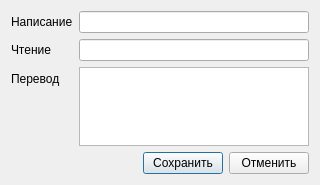
<?xml version="1.0" encoding="UTF-8"?>
<ui version="4.0">
 <class>Dialog</class>
 <widget class="QDialog" name="Dialog">
  <property name="geometry">
   <rect>
    <x>0</x>
    <y>0</y>
    <width>320</width>
    <height>185</height>
   </rect>
  </property>
  <property name="windowTitle">
   <string>Редактирование карточки</string>
  </property>
  <layout class="QVBoxLayout" name="verticalLayout">
   <item>
    <layout class="QFormLayout" name="formLayout">
     <item row="0" column="0">
      <widget class="QLabel" name="label">
       <property name="text">
        <string>Написание</string>
       </property>
      </widget>
     </item>
     <item row="0" column="1">
      <widget class="QLineEdit" name="lineEdit"/>
     </item>
     <item row="1" column="0">
      <widget class="QLabel" name="label_2">
       <property name="text">
        <string>Чтение</string>
       </property>
      </widget>
     </item>
     <item row="2" column="0">
      <widget class="QLabel" name="label_3">
       <property name="text">
        <string>Перевод</string>
       </property>
      </widget>
     </item>
     <item row="1" column="1">
      <widget class="QLineEdit" name="lineEdit_2"/>
     </item>
     <item row="2" column="1">
      <widget class="QTextEdit" name="textEdit"/>
     </item>
    </layout>
   </item>
   <item>
    <layout class="QHBoxLayout" name="horizontalLayout">
     <item>
      <spacer name="horizontalSpacer">
       <property name="orientation">
        <enum>Qt::Horizontal</enum>
       </property>
       <property name="sizeHint" stdset="0">
        <size>
         <width>40</width>
         <height>20</height>
        </size>
       </property>
      </spacer>
     </item>
     <item>
      <widget class="QPushButton" name="pushButton">
       <property name="text">
        <string>Сохранить</string>
       </property>
       <property name="default">
        <bool>false</bool>
       </property>
       <property name="flat">
        <bool>false</bool>
       </property>
      </widget>
     </item>
     <item>
      <widget class="QPushButton" name="pushButton_2">
       <property name="text">
        <string>Отменить</string>
       </property>
      </widget>
     </item>
    </layout>
   </item>
  </layout>
 </widget>
 <resources/>
 <connections/>
</ui>
